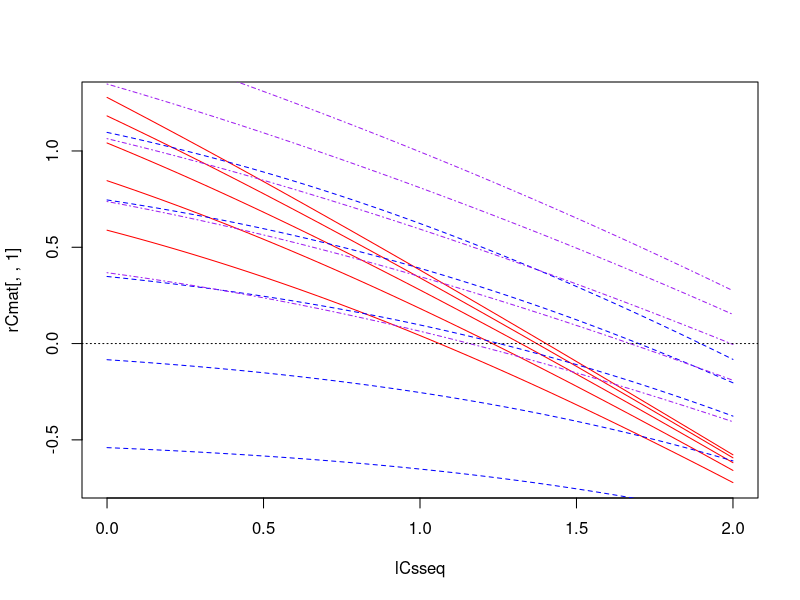
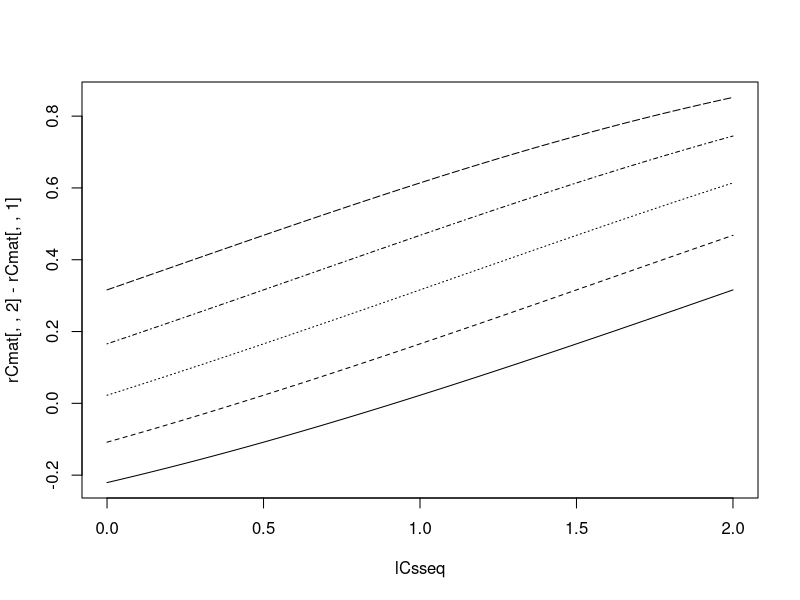
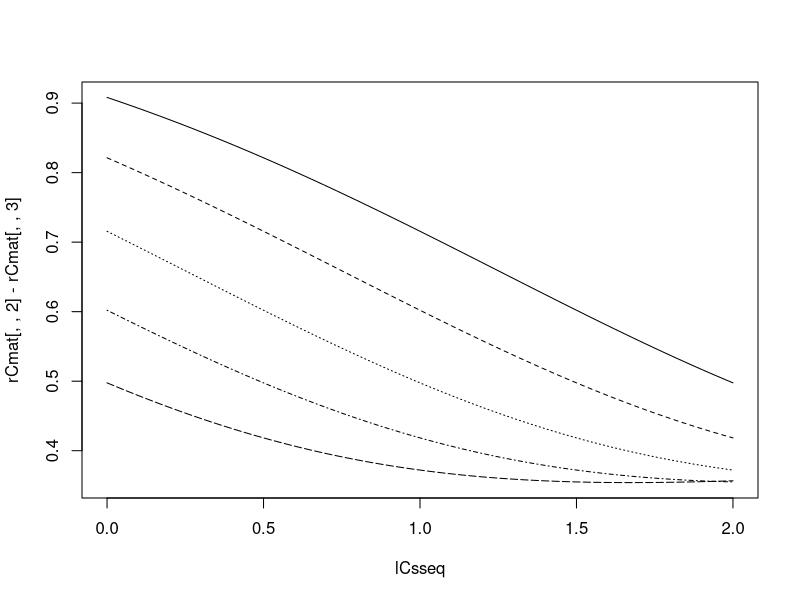
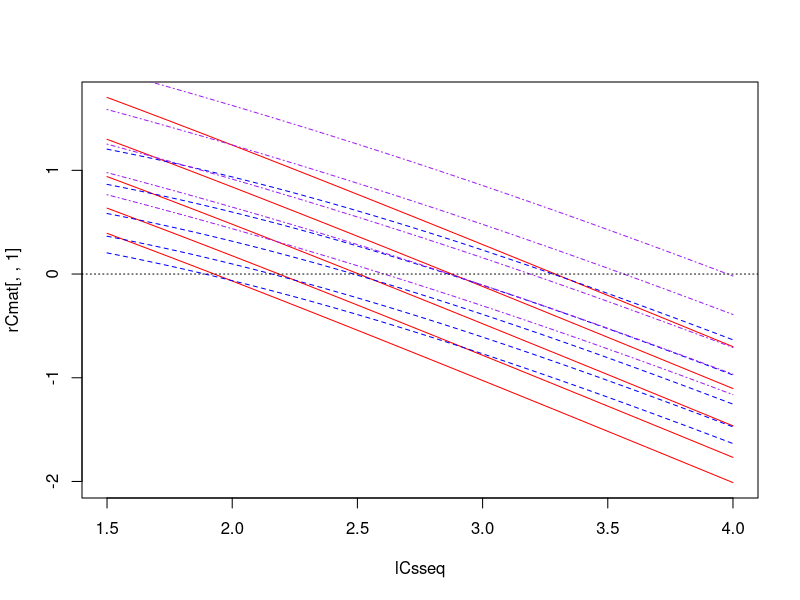
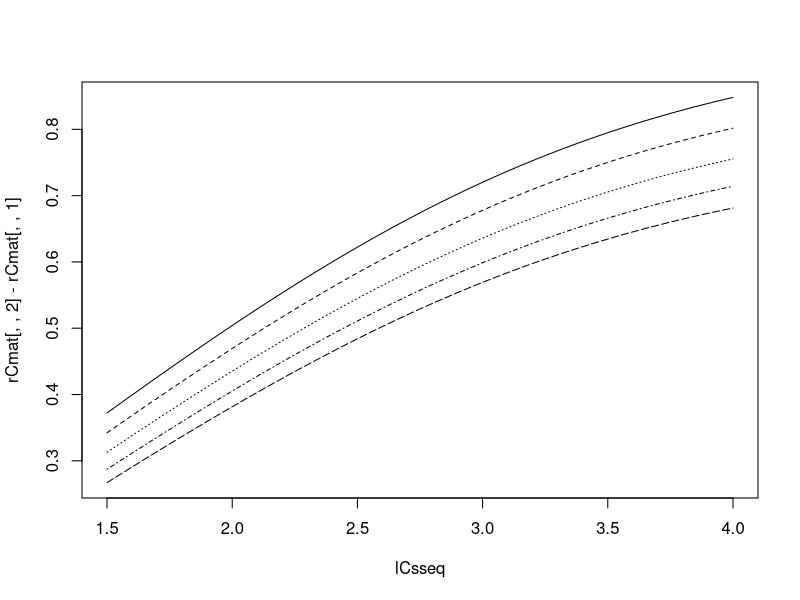
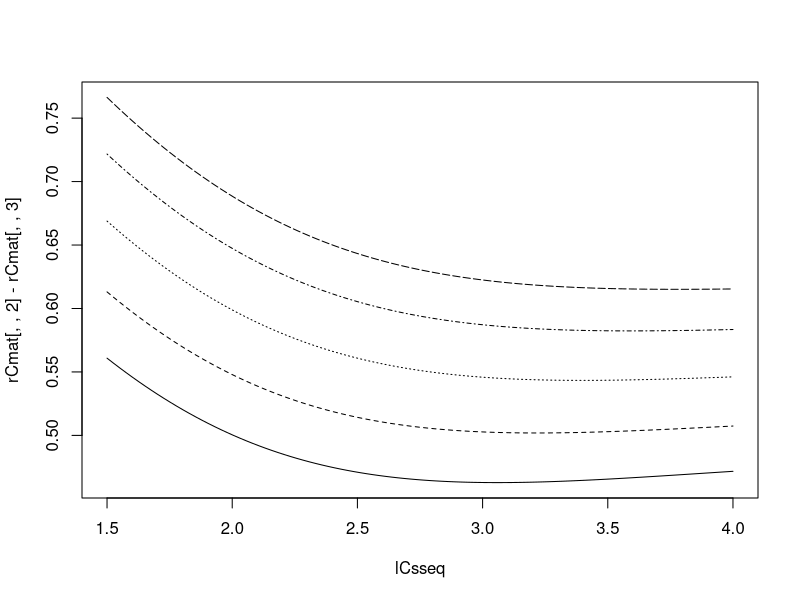
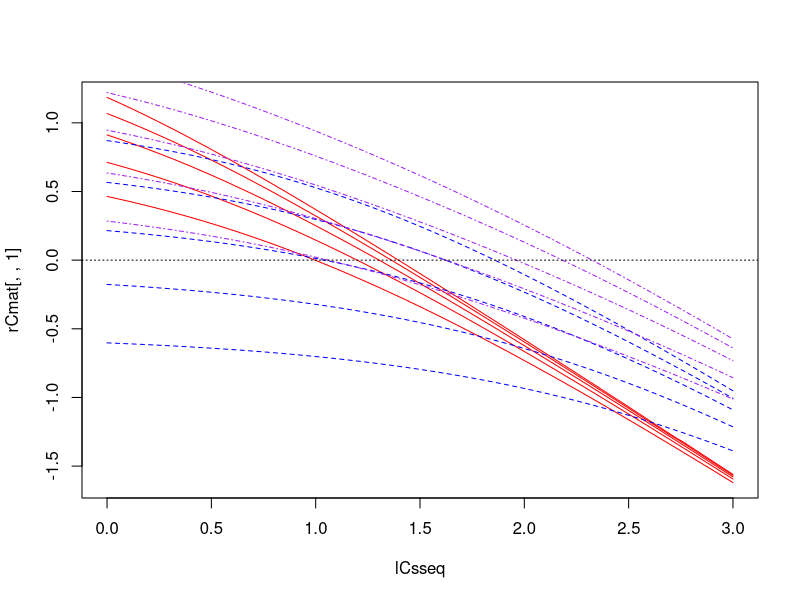
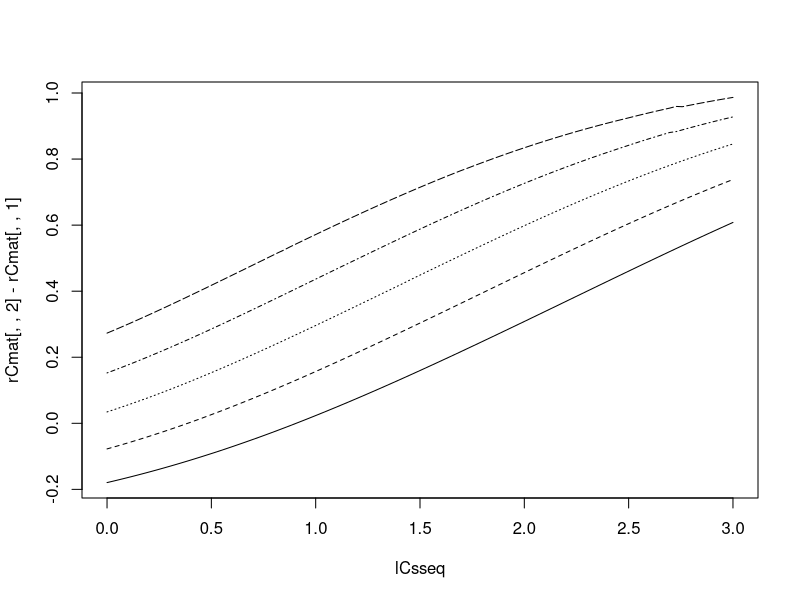

Reproduce these figures in R, in order. (Note: this script raises an error after producing the figures.)
### Investigate consumer-resource dynamics with multiple prey species using method ###
### from Geritz & Kisdi 2004 J Theor Biol                                          ###

# TODO: sort out uniroot function so that doesn't crash when no root

require(deSolve)

# Without consumer mortality ----------------------------------------------

f <- function(R,C,p=0.5,a=1,h=0){
  p*a*R*C / (1 + p*a*h*R)
}

g <- function(R,u,v){
  u - v*R
}

# g1 <- function(R,u1,K1){
#   u1*(1 - R/K1)
# }
#  # v = u/K

# g2 <- function(R,r=1,K=10){
#   R*r*(1 - R/K)
# }

dR <- function(R,C,p,a,h,u,v){
  g(R,u,v) - f(R,C,p,a,h)
}

kisdi_int <- function(nt,R1,R2,C,p,a,alpha=0.85,delta=0.1){
  Ei <- alpha * ( f(R1,C,p,a) +  f(R2,C,(1-p),a) )  # inflow rate of eggs
  Eo <- -delta                # outflow rate of eggs
  if(is.finite(nt)){
    return( 1/Eo * ( exp(Eo*(nt+log(Ei)/Eo)) - Ei ) )
  }
  if(!is.finite(nt)){
    return( -Ei/Eo )
  }
  # integral of eggs over time interval t
  # in this simple case, can be calculated explicitly at any given t
  # (i.e. no need for numerical integration)
  # (calculated with help from Shaopeng)
  # *only works for h=0*
}

kisdi_ode <- function(nt,R1,R2,C,p,a,h,alpha=0.85,delta=0.1){
  kidsi_cont <- function(t,y,parms=NULL){
    E <- y[1]
    dE <- alpha * ( f(R1,C,p,a,h) +  f(R2,C,(1-p),a,h) ) - delta * E  
    list(dE)
  }
  Et <- ode(y=c(E0=0),times=c(0,nt),func=kidsi_cont,parms=NULL)
  return(Et[2,2])
    # [2,2] because have to include t=0 in integration
}

### Breakdown

# curve(kisdi_int(t=x,R=1,C=1),xlim=c(0,100))
# curve(kisdi_int(t=10,R=x,C=1),xlim=c(0,10))
  # absolute growth rate is 
  # - saturating function of t
  # - linear function of resource availability (but this is set by C)

### Population growth rates

rC <- function(Cs,nt,p=0.5,a=1,h=0,u1=1,u2=0.5,v1=5,v2=0.5){
  
  try1 <- try(
    root1 <- uniroot(dR,C=Cs,p=p,a=a,h=h,u=u1,v=v1,lower=10^-10,upper=10^10) 
    )
  if(class(try1)=="try-error") K1s <- NA
  else K1s <- root1$root
  
  try2 <- try(
    root2 <- uniroot(dR,C=Cs,p=(1-p),a=a,h=h,u=u2,v=v2,lower=10^-10,upper=10^10)
    )
  if(class(try2)=="try-error") K2s <- NA
  else K2s <- root2$root

    # resource Ks adjust instantly to current C density
  if(h==0) Es <- kisdi_int(nt=nt,R1=K1s,R2=K2s,C=Cs,p=p,a=a)
  if(h>0) Es <- kisdi_ode(nt=nt,R1=K1s,R2=K2s,C=Cs,p=p,a=a,h=h)
    # C eggs accumulate over interval
  rC <- log(Es/Cs)
    # Change in C = new eggs - death of all adults
  return(rC)
}

np <- 3
na <- 5
nCs <- 100

pseq <- seq(0,1,length.out=np)
aseq <- exp(seq(-1,1,length.out=na))

### Fluctuating attack rates

lCsseq <- seq(0,2,length.out=nCs)
Csseq <- exp(lCsseq)

rCmat <- array(dim=c(nCs,na,np))
for(i in 1:nCs){
  for(j in 1:na){
    for(k in 1:np){
      rCmat[i,j,k] <- rC(Cs=Csseq[i],nt=Inf,p=pseq[k],a=aseq[j]) # nt=0.1
    }
  }
}
  
require(fields)
matplot(lCsseq,rCmat[,,1],type="l",col="red",lty=1)
matplot(lCsseq,rCmat[,,3],type="l",col="blue",lty=2,add=T)
matplot(lCsseq,rCmat[,,2],type="l",col="purple",lty=4,add=T)
abline(h=0,lty=3)

matplot(lCsseq, rCmat[,,2] - rCmat[,,1], col="black", type="l")
  # difference increasing -> generalist more stable
matplot(lCsseq, rCmat[,,2] - rCmat[,,3], col="black", type="l")
  # difference decreasing -> generalist less stable

### Resource fluctuations - DI

lCsseq <- seq(1.5,4,length.out=nCs)
Csseq <- exp(lCsseq)

rCmat <- array(dim=c(nCs,na,np))
for(i in 1:nCs){
  for(j in 1:na){
    for(k in 1:np){
      rCmat[i,j,k] <- rC(Cs=Csseq[i],pseq[k],nt=Inf,u1=1+aseq[j],u2=0.5+aseq[j])
    }
  }
}

require(fields)
matplot(lCsseq,rCmat[,,1],type="l",col="red",lty=1)
matplot(lCsseq,rCmat[,,3],type="l",col="blue",lty=2,add=T)
matplot(lCsseq,rCmat[,,2] ,type="l",col="purple",lty=4,add=T)
abline(h=0,lty=3)

rCmat[,5,1] - rCmat[,1,1] # density-independent 

matplot(lCsseq, rCmat[,,2] - rCmat[,,1], col="black", type="l")
  # difference increasing -> generalist more stable
matplot(lCsseq, rCmat[,,2] - rCmat[,,3], col="black", type="l")
  # difference decreasing -> generalist less stable

# Handling time analyses --------------------------------------------------

lCsseq <- seq(0,3,length.out=nCs)
Csseq <- exp(lCsseq)

rCmat <- array(dim=c(nCs,na,np))
for(i in 1:nCs){
  for(j in 1:na){
    for(k in 1:np){
      rCmat[i,j,k] <- rC(Cs=Csseq[i],nt=100,p=pseq[k],a=aseq[j],h=1,
                         u1=1,u2=0.5,v1=5,v2=0.5
                         )
    }
  }
}

require(fields)
matplot(lCsseq,rCmat[,,1],type="l",col="red",lty=1)
matplot(lCsseq,rCmat[,,3],type="l",col="blue",lty=2,add=T)
matplot(lCsseq,rCmat[,,2],type="l",col="purple",lty=4,add=T)
abline(h=0,lty=3)

matplot(lCsseq, rCmat[,,2] - rCmat[,,1], col="black", type="l")
# difference increasing -> generalist more stable
matplot(lCsseq, rCmat[,,2] - rCmat[,,3], col="black", type="l")
# difference decreasing -> generalist less stable


### Temporal dynamics

C0 <- 0.1
ns <- 20
sseq <- 1:ns
nt <- 0.1

Cs <- Es <- K1s <- K2s <- vector()
for(s in 1:ns){
  Cs[s] <- ifelse(s==1,C0,Es[s-1])
  
  try1 <- try(  root1 <- uniroot(dR1,C=Cs[s],lower=10^-10,upper=10^10)$root )
  if(class(try1)=="try-error") K1s[s] <- NA
  else K1s[s] <- root1 
  
  try2 <- try(  root2 <- uniroot(dR2,C=Cs[s],lower=10^-10,upper=10^10)$root )
  if(class(try2)=="try-error") K2s[s] <- NA
  else K2s[s] <- root2
  
  Es[s] <- kisdi_int(t=nt,R=K1s[s]+K2s[s],C=Cs[s])
}
  # still doesn't work

matplot(sseq,log(cbind(K1s,K2s,Cs)),type="l",lty=1)

# With consumer mortality -------------------------------------------------

kisdi <- function(y,R1,R2,a,mu,delta){ 
  
  R1 <- y[1]
  R2 <- y[2]
  E  <- y[3]
  C  <- y[4]
  
  dR1 <- R1*g1(R1) - a*R1*C
  dR2 <- R2*g2(R2) - a*R2*C
  dE  <- alpha*a*C*(R1+R2) - delta*E
  dC  <- -mu*C
  
  list(c(dR1,dR2,dE,dC))
  
}

# ode1 <- ode(y=c(R0=R0,C0=C0),times=tseq,func=romac_dis,parms=NULL)
